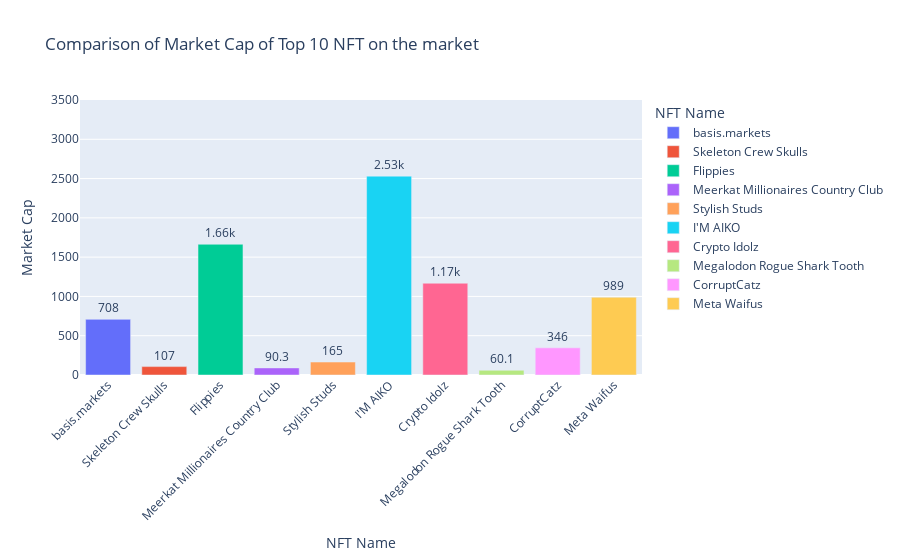

This figure's notebook cell:
### Code cell
fig = px.bar(df_top10, 
             x = 'Name',
             y = 'Market_Cap',
             text = 'Market_Cap',
             color = 'Name',
             title = 'Comparison of Market Cap of Top 10 NFT on the market',
             labels = {'Market_Cap' : 'Market Cap', 'Name' : 'NFT Name'})
fig.update_traces(texttemplate = '%{text:.3s}', textposition = 'outside')
fig.update_layout(uniformtext_minsize = 9)
fig.update_layout(xaxis_tickangle =-45)
fig.update_layout(yaxis_range = [0,3500])

fig

### Figure 1 — Plotly figure (JSON) as saved in the notebook; plotly's stock layout.template omitted (floating-point values rounded to 4 significant figures)
{"data": [{"alignmentgroup": "True", "hovertemplate": "NFT Name=%{x}<br>Market Cap=%{text}<extra></extra>", "legendgroup": "basis.markets", "marker": {"color": "#636efa", "pattern": {"shape": ""}}, "name": "basis.markets", "offsetgroup": "basis.markets", "orientation": "v", "showlegend": true, "text": [708.1], "textposition": "outside", "texttemplate": "%{text:.3s}", "type": "bar", "x": ["basis.markets"], "xaxis": "x", "y": [708.1], "yaxis": "y"}, {"alignmentgroup": "True", "hovertemplate": "NFT Name=%{x}<br>Market Cap=%{text}<extra></extra>", "legendgroup": "Skeleton Crew Skulls", "marker": {"color": "#EF553B", "pattern": {"shape": ""}}, "name": "Skeleton Crew Skulls", "offsetgroup": "Skeleton Crew Skulls", "orientation": "v", "showlegend": true, "text": [106.7], "textposition": "outside", "texttemplate": "%{text:.3s}", "type": "bar", "x": ["Skeleton Crew Skulls"], "xaxis": "x", "y": [106.7], "yaxis": "y"}, {"alignmentgroup": "True", "hovertemplate": "NFT Name=%{x}<br>Market Cap=%{text}<extra></extra>", "legendgroup": "Flippies", "marker": {"color": "#00cc96", "pattern": {"shape": ""}}, "name": "Flippies", "offsetgroup": "Flippies", "orientation": "v", "showlegend": true, "text": [1664.0], "textposition": "outside", "texttemplate": "%{text:.3s}", "type": "bar", "x": ["Flippies"], "xaxis": "x", "y": [1664.0], "yaxis": "y"}, {"alignmentgroup": "True", "hovertemplate": "NFT Name=%{x}<br>Market Cap=%{text}<extra></extra>", "legendgroup": "Meerkat Millionaires Country Club", "marker": {"color": "#ab63fa", "pattern": {"shape": ""}}, "name": "Meerkat Millionaires Country Club", "offsetgroup": "Meerkat Millionaires Country Club", "orientation": "v", "showlegend": true, "text": [90.28], "textposition": "outside", "texttemplate": "%{text:.3s}", "type": "bar", "x": ["Meerkat Millionaires Country Club"], "xaxis": "x", "y": [90.28], "yaxis": "y"}, {"alignmentgroup": "True", "hovertemplate": "NFT Name=%{x}<br>Market Cap=%{text}<extra></extra>", "legendgroup": "Stylish Studs", "marker": {"color": "#FFA15A", "pattern": {"shape": ""}}, "name": "Stylish Studs", "offsetgroup": "Stylish Studs", "orientation": "v", "showlegend": true, "text": [165], "textposition": "outside", "texttemplate": "%{text:.3s}", "type": "bar", "x": ["Stylish Studs"], "xaxis": "x", "y": [165], "yaxis": "y"}, {"alignmentgroup": "True", "hovertemplate": "NFT Name=%{x}<br>Market Cap=%{text}<extra></extra>", "legendgroup": "I'M AIKO", "marker": {"color": "#19d3f3", "pattern": {"shape": ""}}, "name": "I'M AIKO", "offsetgroup": "I'M AIKO", "orientation": "v", "showlegend": true, "text": [2531.0], "textposition": "outside", "texttemplate": "%{text:.3s}", "type": "bar", "x": ["I'M AIKO"], "xaxis": "x", "y": [2531.0], "yaxis": "y"}, {"alignmentgroup": "True", "hovertemplate": "NFT Name=%{x}<br>Market Cap=%{text}<extra></extra>", "legendgroup": "Crypto Idolz", "marker": {"color": "#FF6692", "pattern": {"shape": ""}}, "name": "Crypto Idolz", "offsetgroup": "Crypto Idolz", "orientation": "v", "showlegend": true, "text": [1168.0], "textposition": "outside", "texttemplate": "%{text:.3s}", "type": "bar", "x": ["Crypto Idolz"], "xaxis": "x", "y": [1168.0], "yaxis": "y"}, {"alignmentgroup": "True", "hovertemplate": "NFT Name=%{x}<br>Market Cap=%{text}<extra></extra>", "legendgroup": "Megalodon Rogue Shark Tooth", "marker": {"color": "#B6E880", "pattern": {"shape": ""}}, "name": "Megalodon Rogue Shark Tooth", "offsetgroup": "Megalodon Rogue Shark Tooth", "orientation": "v", "showlegend": true, "text": [60.05], "textposition": "outside", "texttemplate": "%{text:.3s}", "type": "bar", "x": ["Megalodon Rogue Shark Tooth"], "xaxis": "x", "y": [60.05], "yaxis": "y"}, {"alignmentgroup": "True", "hovertemplate": "NFT Name=%{x}<br>Market Cap=%{text}<extra></extra>", "legendgroup": "CorruptCatz", "marker": {"color": "#FF97FF", "pattern": {"shape": ""}}, "name": "CorruptCatz", "offsetgroup": "CorruptCatz", "orientation": "v", "showlegend": true, "text": [345.8], "textposition": "outside", "texttemplate": "%{text:.3s}", "type": "bar", "x": ["CorruptCatz"], "xaxis": "x", "y": [345.8], "yaxis": "y"}, {"alignmentgroup": "True", "hovertemplate": "NFT Name=%{x}<br>Market Cap=%{text}<extra></extra>", "legendgroup": "Meta Waifus", "marker": {"color": "#FECB52", "pattern": {"shape": ""}}, "name": "Meta Waifus", "offsetgroup": "Meta Waifus", "orientation": "v", "showlegend": true, "text": [989.5], "textposition": "outside", "texttemplate": "%{text:.3s}", "type": "bar", "x": ["Meta Waifus"], "xaxis": "x", "y": [989.5], "yaxis": "y"}], "layout": {"barmode": "relative", "legend": {"title": {"text": "NFT Name"}, "tracegroupgap": 0}, "title": {"text": "Comparison of Market Cap of Top 10 NFT on the market"}, "uniformtext": {"minsize": 9}, "xaxis": {"anchor": "y", "categoryarray": ["basis.markets", "Skeleton Crew Skulls", "Flippies", "Meerkat Millionaires Country Club", "Stylish Studs", "I'M AIKO", "Crypto Idolz", "Megalodon Rogue Shark Tooth", "CorruptCatz", "Meta Waifus"], "categoryorder": "array", "domain": [0, 1], "tickangle": -45, "title": {"text": "NFT Name"}}, "yaxis": {"anchor": "x", "domain": [0, 1], "range": [0, 3500], "title": {"text": "Market Cap"}}}}
